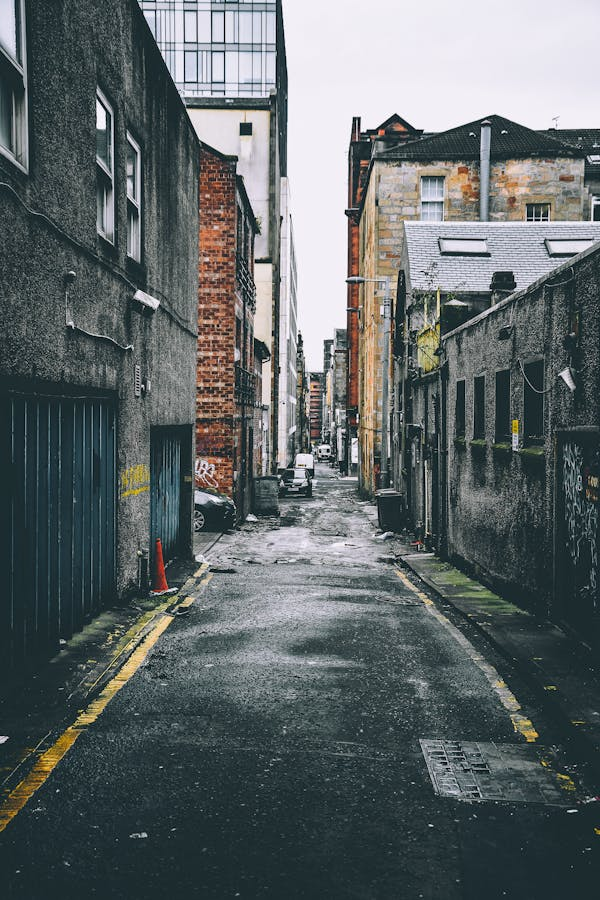
#> input picture Computer Vision/CSE463 Homework 01/Urban Images/urban 1.jpeg, 600 x 900 px, found by its file name
$ python Task3.py
#> lines starting #> are read from the running program, lines starting #| are printed output that depends on the picture
import cv2
import numpy as np
import matplotlib.pyplot as plt
import os

image_paths = [
    r'D:\CSE463 Homework 01\Urban Images\urban 1.jpeg',
    r'D:\CSE463 Homework 01\Urban Images\urban 2.jpeg',
    r'D:\CSE463 Homework 01\Urban Images\urban 3.jpeg',
    r'D:\CSE463 Homework 01\Urban Images\urban 4.jpeg',
    r'D:\CSE463 Homework 01\Urban Images\urban 5.jpeg'
]

output_folder = r'D:\CSE463 Homework 01\Urban Images\Output'
for idx, path in enumerate(image_paths):
    img = cv2.imread(path)
#> img is the input picture: shape (900, 600, 3); mean B, G, R 103.6, 102.4, 94.9
    mean = 0
    std_dev = 25
    noise = np.random.normal(mean, std_dev, img.shape).astype(np.uint8)
    noisy_image = cv2.add(img, noise)
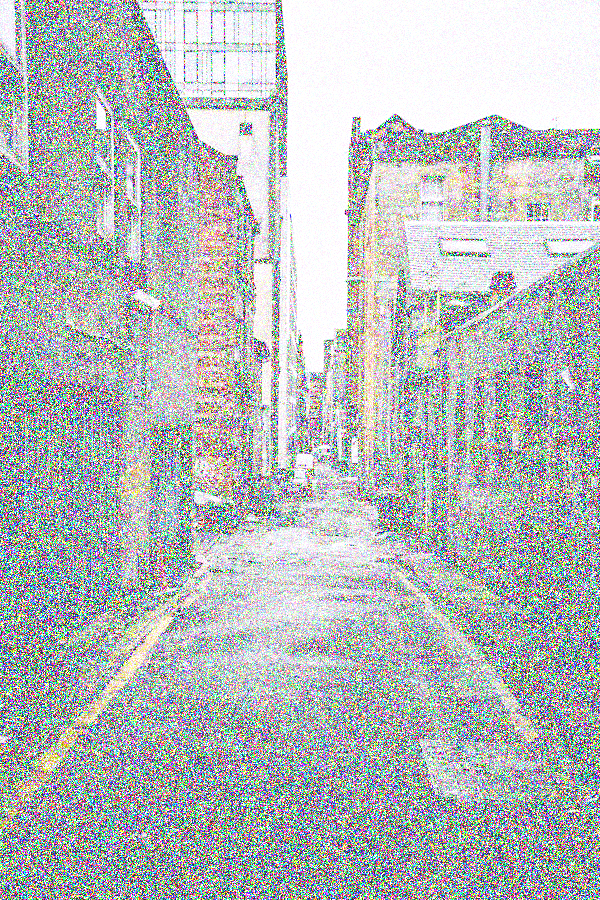
#> noisy_image: shape (900, 600, 3); mean B, G, R 185.9, 185.5, 180.9

    cv2.imwrite(os.path.join(output_folder, f'original_image_{idx + 1}.jpeg'), img)
    cv2.imwrite(os.path.join(output_folder, f'noisy_image_{idx + 1}.jpeg'), noisy_image)


    plt.figure(figsize=(10, 5))
    plt.subplot(1, 2, 1)
    plt.title(f'Original Image {idx + 1}')
    plt.imshow(cv2.cvtColor(img, cv2.COLOR_BGR2RGB))
    plt.axis('off')

    plt.subplot(1, 2, 2)
    plt.title(f'Noisy Image {idx + 1}')
    plt.imshow(cv2.cvtColor(noisy_image, cv2.COLOR_BGR2RGB))
    plt.axis('off')

    plt.show()
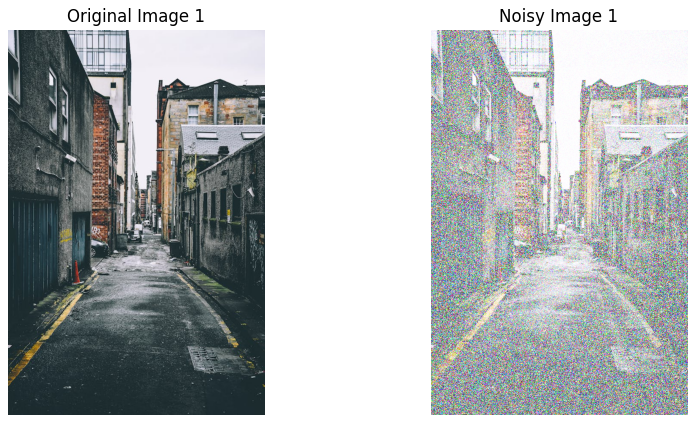
#> figure drawn by matplotlib, 2 panels

    #histogram
    plt.figure(figsize=(5, 5))
    plt.hist(noisy_image.ravel(), bins=256, color='red', alpha=0.5, label='Noisy Image')
    plt.title(f'Histogram of Noisy Image {idx + 1}')
    plt.xlabel('Pixel Value')
    plt.ylabel('Frequency')
    plt.legend()
    plt.show()
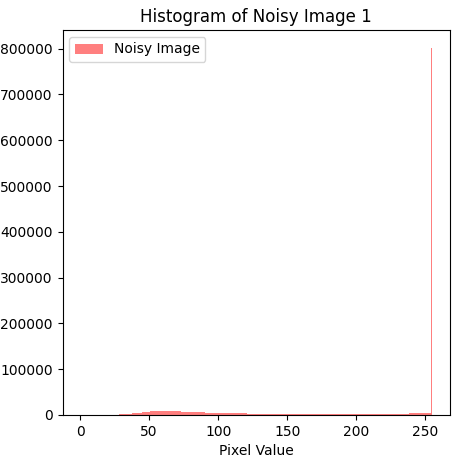
#> figure drawn by matplotlib, 1 panel; tallest bar 800826 high, from x = 254 to 255
#> pass 2 of the loop `for idx, path in enumerate(image_paths):`:
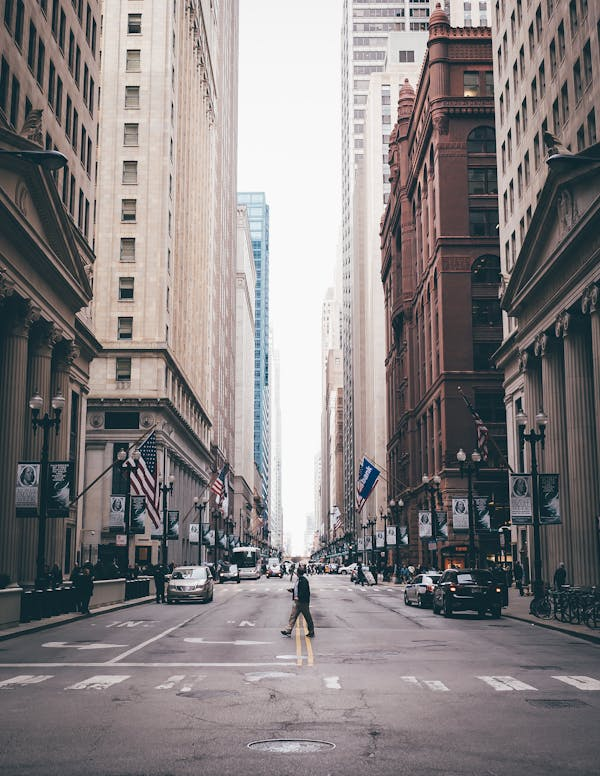
#> input picture Computer Vision/CSE463 Homework 01/Urban Images/urban 2.jpeg, 600 x 776 px, found by its file name
#> img is the input picture: shape (776, 600, 3); mean B, G, R 128.4, 127.5, 132.6
#> noisy_image: shape (776, 600, 3)
#> pass 3 of the loop `for idx, path in enumerate(image_paths):`:
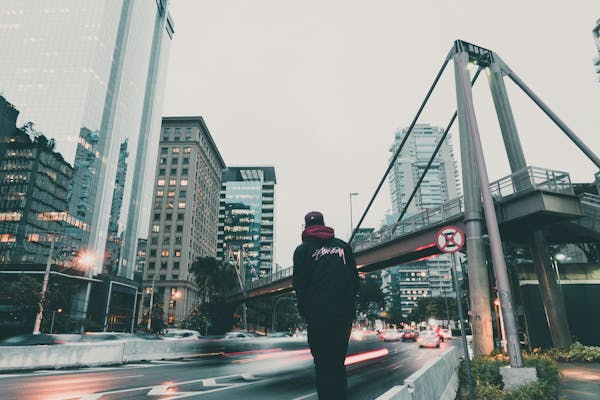
#> input picture Computer Vision/CSE463 Homework 01/Urban Images/urban 3.jpeg, 600 x 400 px, found by its file name
#> img is the input picture: shape (400, 600, 3); mean B, G, R 146.5, 149.1, 141.4
#> noisy_image: shape (400, 600, 3)
#> the loop made 5 passes; the first 3 are shown


#For blending the images

base_image = cv2.imread(image_paths[0])
height, width, channels = base_image.shape
#> height = 900; width = 600; channels = 3
accum_image = np.zeros((height, width, channels), dtype=np.float32)

for path in image_paths:
    img = cv2.imread(path)
    if img.shape != (height, width, channels):
        img = cv2.resize(img, (width, height))
    accum_image += img.astype(np.float32)
#> pass 2 of the loop `for path in image_paths:`:
#> `img = cv2.resize(img, (width, height))`:
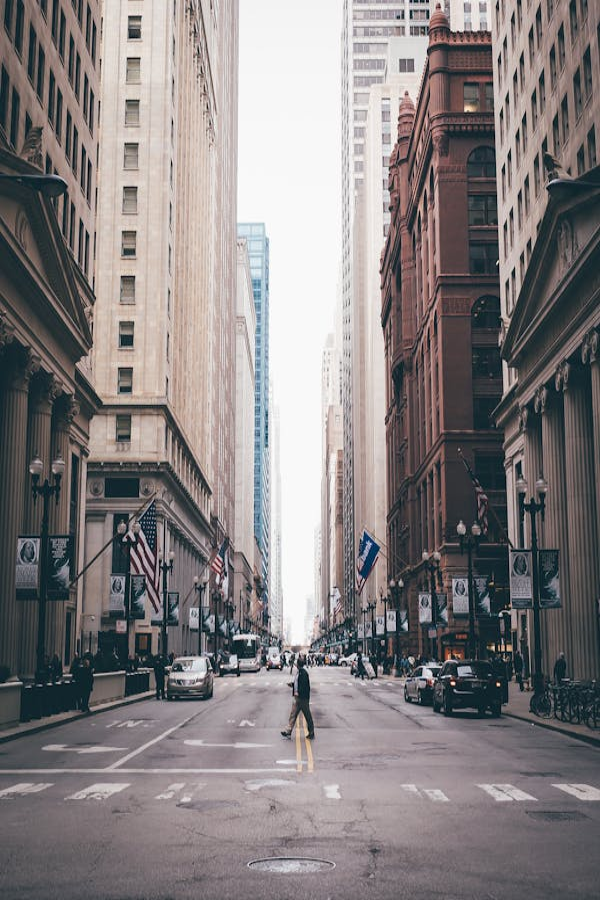
#> img: shape (900, 600, 3); mean B, G, R 128.3, 127.4, 132.5
#> `accum_image += img.astype(np.float32)`:
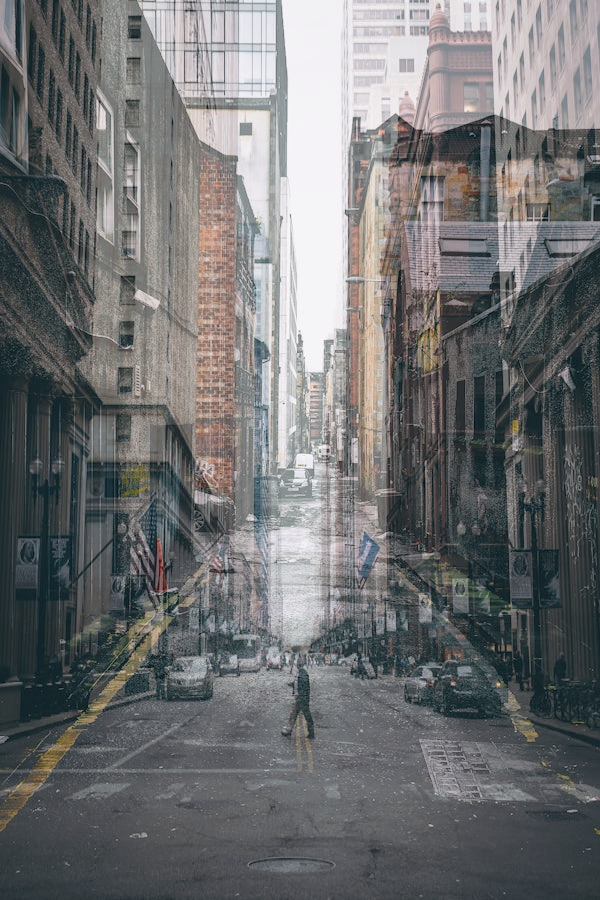
#> accum_image: shape (900, 600, 3) float32; mean B, G, R 231.9, 229.8, 227.4; drawn with min black and max white
#> pass 3 of the loop `for path in image_paths:`:
#> `img = cv2.resize(img, (width, height))`:
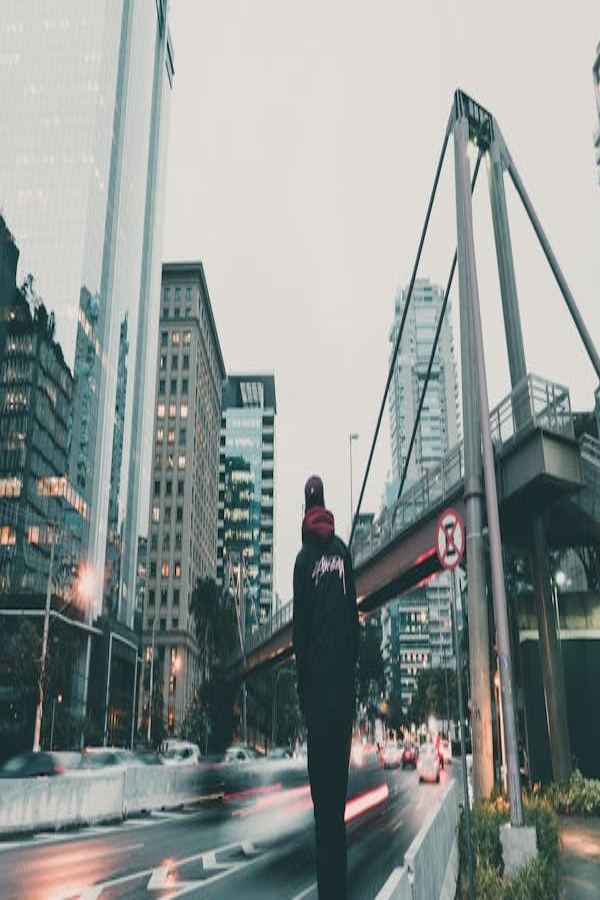
#> img: shape (900, 600, 3); mean B, G, R 146.4, 149, 141.4
#> `accum_image += img.astype(np.float32)`:
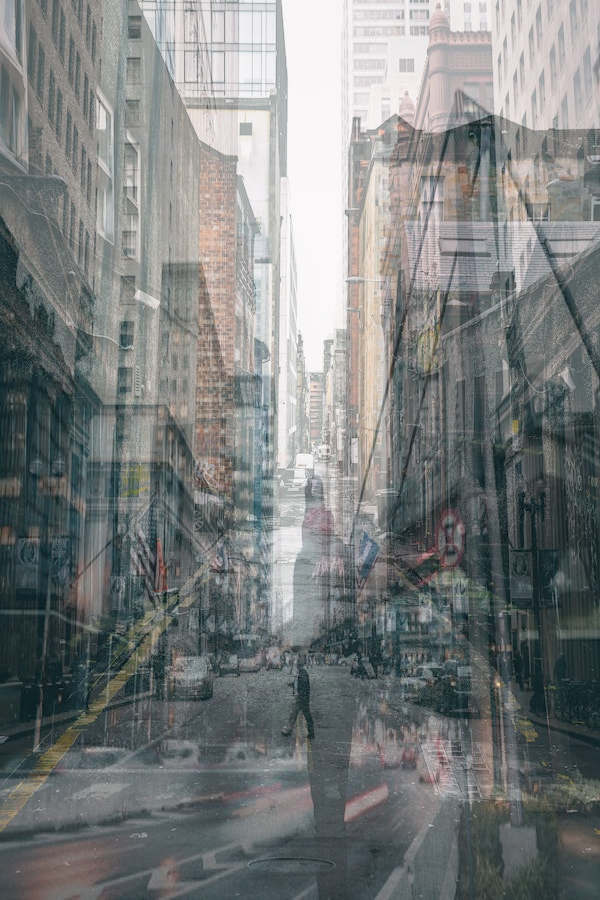
#> accum_image: shape (900, 600, 3) float32; mean B, G, R 378.3, 378.8, 368.7; drawn with min black and max white
#> the loop made 5 passes; the first 3 are shown


blended_image = (accum_image / len(image_paths)).astype(np.uint8)
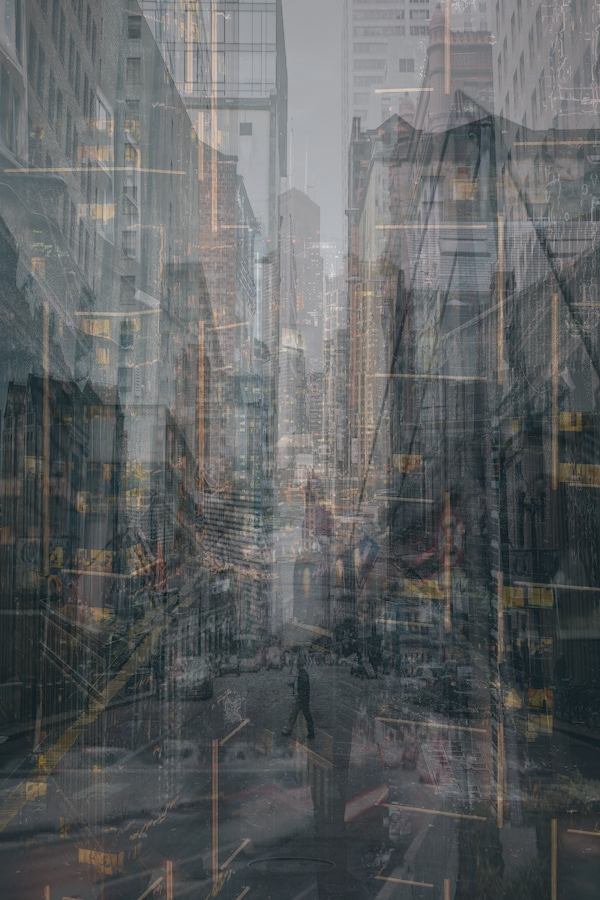
#> blended_image: shape (900, 600, 3); mean B, G, R 98.3, 97.3, 94.7


cv2.imwrite("blended_image.jpg", blended_image)
plt.imshow(cv2.cvtColor(blended_image, cv2.COLOR_BGR2RGB))
